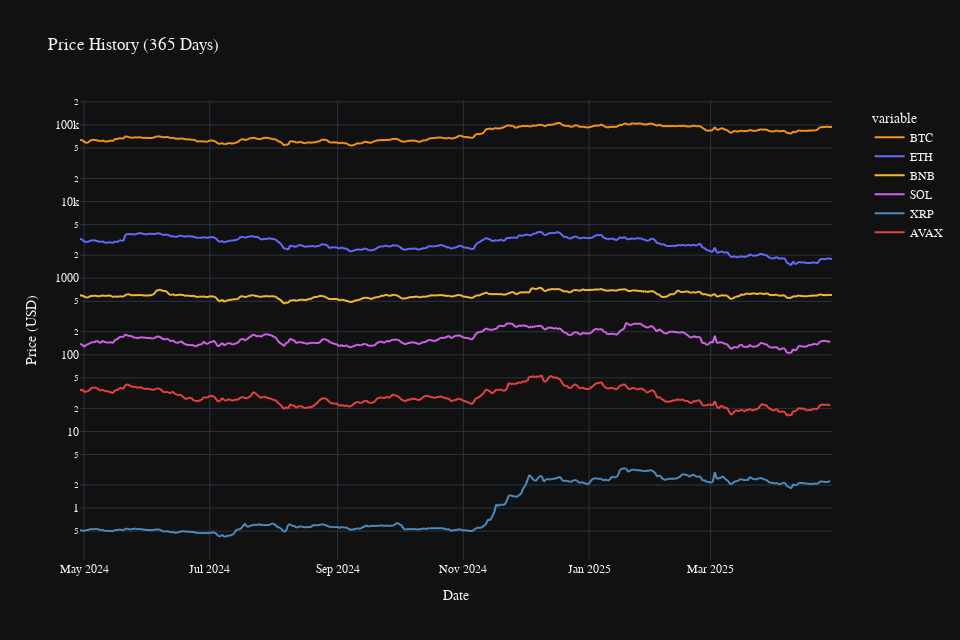

Notebook code cell kept with this figure:
### Code cell
# Add new cell for time series data
from datetime import datetime, timedelta
import time

# Get data for last 365 days
days = 365
price_history = {}

for _, row in crypto.iterrows():
    try:
        print(f"Fetching historical data for {row['name']}...")
        # Rate limiting to avoid API issues
        time.sleep(1)
        
        history = cg.get_coin_market_chart_by_id(
            id=row['coingecko_id'],
            vs_currency='usd',
            days=days,
            interval='daily'
        )
        
        # Extract timestamp and price
        prices_df = pd.DataFrame(
            history['prices'], 
            columns=['timestamp', row['symbol']]
        )
        prices_df['timestamp'] = pd.to_datetime(prices_df['timestamp'], unit='ms')
        
        if len(price_history) == 0:
            price_history = prices_df
        else:
            price_history = price_history.merge(
                prices_df, 
                on='timestamp', 
                how='outer'
            )
            
    except Exception as e:
        print(f"Error fetching historical data for {row['symbol']}: {e}")

# Create price history visualization
fig6 = px.line(
    price_history, 
    x='timestamp',
    y=crypto['symbol'].tolist(),
    title='Price History (365 Days)',
    labels={'timestamp': 'Date', 'value': 'Price (USD)'},
    color_discrete_map={
        'BTC': '#F7931A',
        'ETH': '#636BFF',
        'BNB': '#F3BA2F',
        'SOL': '#CF62E7',
        'XRP': '#4B8BBE',
        'AVAX': '#E84142'
    }
)

# Customize the layout
fig6.update_layout(
    template='plotly_dark',
    hovermode='x unified',
    font_family="IBM Plex Sans",
    legend=dict(
        yanchor="top",
        y=0.99,
        xanchor="left",
        x=1.05
    ),
    height=800/1.25,
    width=1200/1.25,
    yaxis_type="log"  # Log scale for better price comparison
)

# Show the plot
fig6.show(config={
    'displayModeBar': True,
    'displaylogo': False,
    'modeBarButtonsToAdd': ['fullscreen']
})

### Figure 1 — Plotly figure (JSON) as saved in the notebook; plotly's stock layout.template omitted (floating-point values rounded to 4 significant figures; data arrays with more than 128 entries replaced by an {"elided": "..."} marker saying what was removed)
{"data": [{"hovertemplate": "variable=BTC<br>Date=%{x}<br>Price (USD)=%{y}<extra></extra>", "legendgroup": "BTC", "line": {"color": "#F7931A", "dash": "solid"}, "marker": {"symbol": "circle"}, "mode": "lines", "name": "BTC", "showlegend": true, "type": "scattergl", "x": {"elided": "368 str values"}, "xaxis": "x", "y": {"elided": "368 float values"}, "yaxis": "y"}, {"hovertemplate": "variable=ETH<br>Date=%{x}<br>Price (USD)=%{y}<extra></extra>", "legendgroup": "ETH", "line": {"color": "#636BFF", "dash": "solid"}, "marker": {"symbol": "circle"}, "mode": "lines", "name": "ETH", "showlegend": true, "type": "scattergl", "x": {"elided": "368 str values"}, "xaxis": "x", "y": {"elided": "368 float values"}, "yaxis": "y"}, {"hovertemplate": "variable=BNB<br>Date=%{x}<br>Price (USD)=%{y}<extra></extra>", "legendgroup": "BNB", "line": {"color": "#F3BA2F", "dash": "solid"}, "marker": {"symbol": "circle"}, "mode": "lines", "name": "BNB", "showlegend": true, "type": "scattergl", "x": {"elided": "368 str values"}, "xaxis": "x", "y": {"elided": "368 float values"}, "yaxis": "y"}, {"hovertemplate": "variable=SOL<br>Date=%{x}<br>Price (USD)=%{y}<extra></extra>", "legendgroup": "SOL", "line": {"color": "#CF62E7", "dash": "solid"}, "marker": {"symbol": "circle"}, "mode": "lines", "name": "SOL", "showlegend": true, "type": "scattergl", "x": {"elided": "368 str values"}, "xaxis": "x", "y": {"elided": "368 float values"}, "yaxis": "y"}, {"hovertemplate": "variable=XRP<br>Date=%{x}<br>Price (USD)=%{y}<extra></extra>", "legendgroup": "XRP", "line": {"color": "#4B8BBE", "dash": "solid"}, "marker": {"symbol": "circle"}, "mode": "lines", "name": "XRP", "showlegend": true, "type": "scattergl", "x": {"elided": "368 str values"}, "xaxis": "x", "y": {"elided": "368 float values"}, "yaxis": "y"}, {"hovertemplate": "variable=AVAX<br>Date=%{x}<br>Price (USD)=%{y}<extra></extra>", "legendgroup": "AVAX", "line": {"color": "#E84142", "dash": "solid"}, "marker": {"symbol": "circle"}, "mode": "lines", "name": "AVAX", "showlegend": true, "type": "scattergl", "x": {"elided": "368 str values"}, "xaxis": "x", "y": {"elided": "368 float values"}, "yaxis": "y"}], "layout": {"font": {"family": "IBM Plex Sans"}, "height": 640, "hovermode": "x unified", "legend": {"title": {"text": "variable"}, "tracegroupgap": 0, "x": 1.05, "xanchor": "left", "y": 0.99, "yanchor": "top"}, "title": {"text": "Price History (365 Days)"}, "width": 960, "xaxis": {"anchor": "y", "domain": [0, 1], "title": {"text": "Date"}}, "yaxis": {"anchor": "x", "domain": [0, 1], "title": {"text": "Price (USD)"}, "type": "log"}}}
